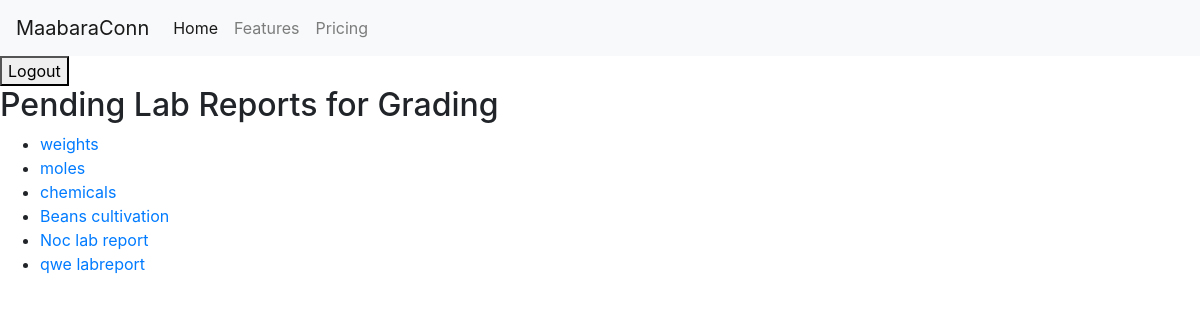
/users/lab-reports/grading/ (signed in), run on the app's committed database.
### users/models.py (models this page shows, shortened)
class LabReport(models.Model):
    REPORT_TYPE_CHOICES = [
        ('IND', 'Individual'),
        ('GRP', 'Group'),
    ]
    report_type = models.CharField(
        max_length=3, choices=REPORT_TYPE_CHOICES, default='IND')
    creator = models.ForeignKey(
        settings.AUTH_USER_MODEL, on_delete=models.CASCADE, related_name='created_lab_reports'
    )
    student = models.ForeignKey(
        settings.AUTH_USER_MODEL, on_delete=models.CASCADE, related_name='student_lab_reports', null=True, blank=True
    )
    course = models.ForeignKey(
        Course, on_delete=models.CASCADE, related_name='lab_reports'
    )
    title = models.CharField(max_length=255)
    description = models.TextField()
    laboratory = models.ForeignKey(
        Laboratory, on_delete=models.CASCADE, related_name='lab_reports', null=True
    )
    document = models.FileField(upload_to='lab_reports/')
    submitted_at = models.DateTimeField(auto_now_add=True)
    status = models.CharField(max_length=100, default='Pending')
    template = models.ForeignKey(
        LabTemplate, on_delete=models.SET_NULL, null=True, blank=True, related_name='lab_reports'
    )

### users/views.py (the view)
# urls.py: path('lab-reports/grading/', views.lab_reports_for_grading,
@login_required
def lab_reports_for_grading(request):
    if request.user.role == User.Role.LAB_TECH:
        reports = LabReport.objects.filter(
            status='Pending').prefetch_related('responses')
    else:
        reports = []
    return render(request, 'grading/lab_reports_for_grading.html', {'reports': reports})

### users/templates/grading/lab_reports_for_grading.html
{% extends "base.html" %} {% block content %}
<h2>Pending Lab Reports for Grading</h2>
<ul>
  {% for report in reports %}
  <li>
    <a href="{% url 'lab_report_detail_for_tech' report.id %}"
      >{{ report.title }}</a
    >
  </li>
  {% empty %}
  <li>No lab reports pending grading.</li>
  {% endfor %}
</ul>
{% endblock %}

### data on the page
LabReport: title "weights"
LabReport: title "moles"
LabReport: title "chemicals"
LabReport: title "Beans cultivation"
LabReport: title "Noc lab report"
LabReport: title "qwe labreport"
